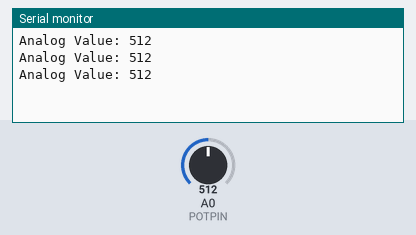
This sketch was run on a simulated Arduino Uno, built with avr-gcc and run on an emulated ATmega328P. Shown: the last lines printed to the serial monitor. Inputs (shaded band) come from the test bench; at power-on: A0 (POTPIN) = 512.

Above: at 1.3 s.
1.4 s: A0 (POTPIN) set to 716
At 1.9 s:
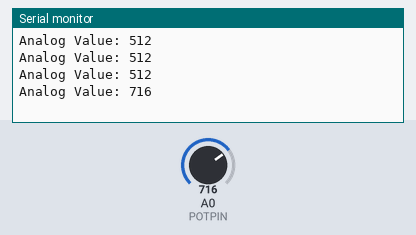
2.9 s: A0 (POTPIN) set to 900
At 3.4 s:
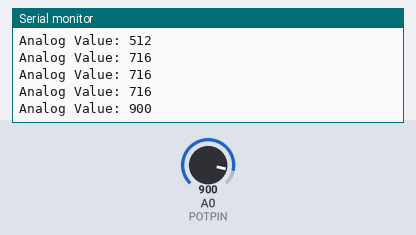
Timing chart, 0 to 5.9 s (numbered marks = the images above; inputs shaded):
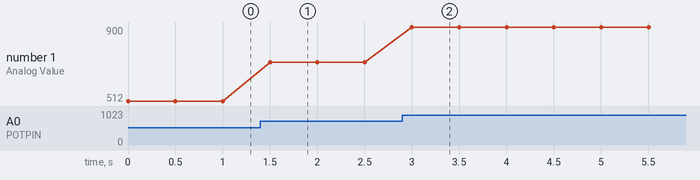

Measured:
- after the input at 1.4 s, the serial monitor: prints a new line after 0.10 s (image 1)
- after the input at 2.9 s, the serial monitor: prints a new line after 0.10 s (image 2)
- plotted number 1: 512 → 716 after the input at 1.4 s, 716 → 900 after the input at 2.9 s

The sketch:

sdq_potentiometer.ino
```cpp
// name the pins
#define POTPIN A0

// This routine runs only once upon reset
void setup()
{
  Serial.begin(9600);
}

// This routine loops forever
void loop()
{
 int analogValue = analogRead(POTPIN);       // read light sensor pin
 Serial.print("Analog Value: ");
 Serial.println(analogValue);

 delay(500);
}
```
